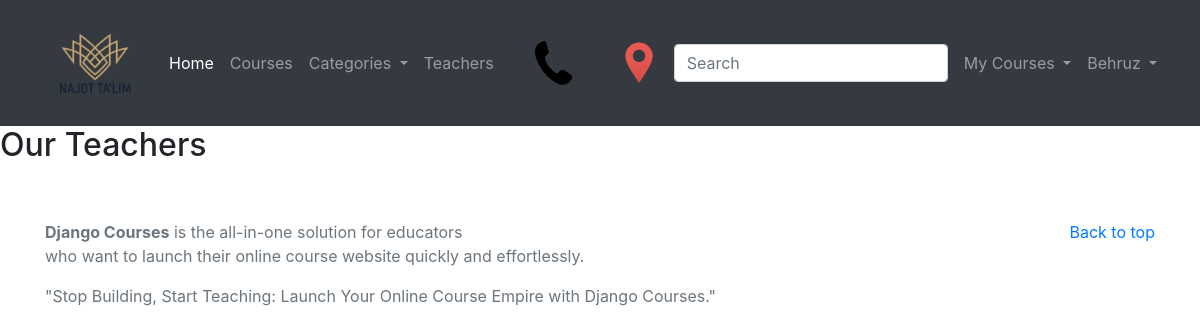
/teachers/ (signed in), run on an earlier commit of the app's database.
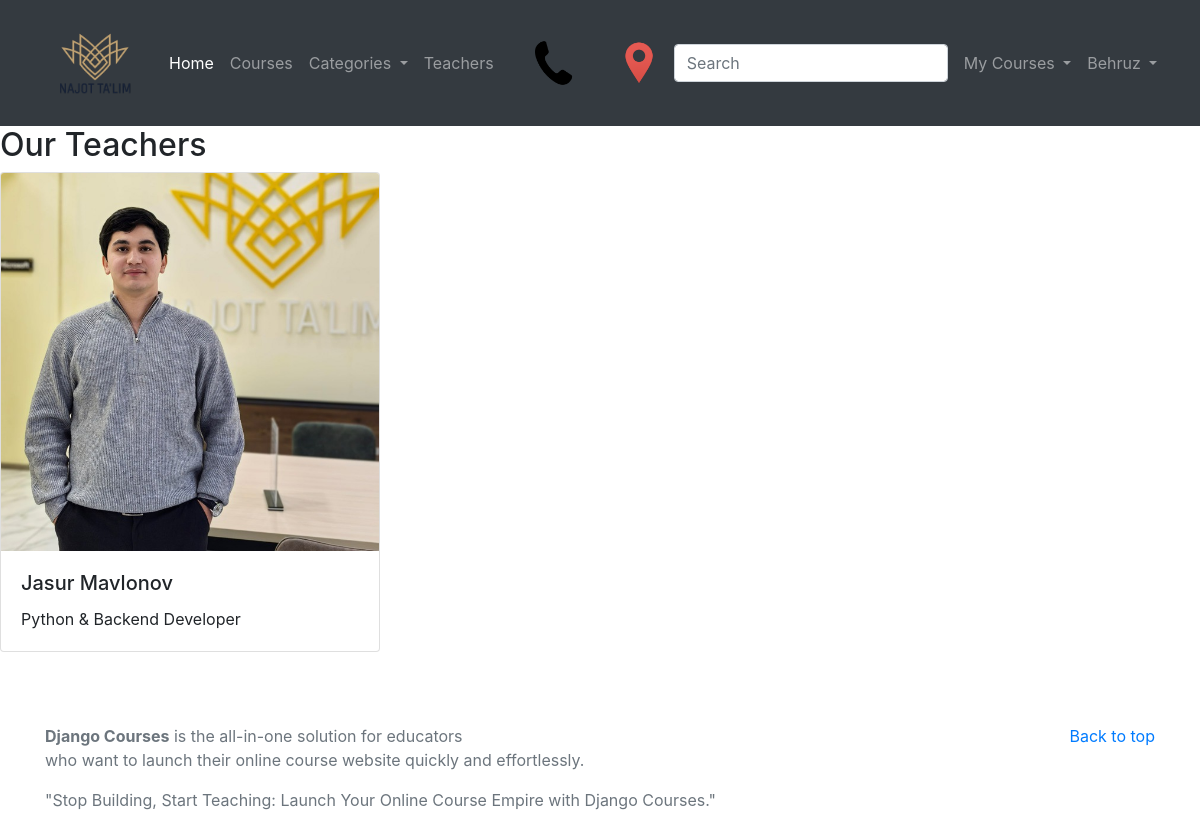
And on a later commit of the database.
### teachers/models.py (models this page shows, shortened)
class Teacher(models.Model):
    name = models.CharField(max_length=100)
    bio = models.TextField(blank=True)
    photo = models.ImageField(upload_to='teachers/', blank=True, null=True)

### teachers/views.py (the view)
# urls.py: path('', views.teachers_list, name='teachers_list'),
def teachers_list(request):
    teachers = Teacher.objects.all()
    return render(request, 'teachers/teachers_list.html', {'teachers': teachers})

### courses/context_processors.py (called while the page is built)
def head_menu(request):
    topics = Topic.objects.filter(topic_is_active='Yes')
    context = {
        'topics': topics
    }
    return context

def my_courses(request):
    if request.user.is_authenticated:
        enrolled_courses = Enroll.objects.filter(user=request.user).order_by('-enrolled_date')[:5]
    else:
        enrolled_courses = None
    context = {
        'enrolled_courses': enrolled_courses,
    }
    return context

### courses/models.py (called while the page is built)
    def __str__(self):
        return self.topic_title

### templates/teachers/teachers_list.html (shortened to what this page needs)
{% extends 'base.html' %}
{% block content %}
<h2>Our Teachers</h2>
<div class="row">
  {% for teacher in teachers %}
    <div class="col-md-4">
      <div class="card mb-4">
        {% if teacher.photo %}
          <img src="{{ teacher.photo.url }}" class="card-img-top" alt="{{ teacher.name }}">
        {% endif %}
        <div class="card-body">
          <h5 class="card-title">{{ teacher.name }}</h5>
          <p class="card-text">{{ teacher.bio }}</p>
        </div>
      </div>
    </div>
  {% endfor %}
</div>
{% endblock %}

What changed in the data, as far as the page shows it:
added Teacher: photo (picture), name "Jasur Mavlonov", bio "Python & Backend Developer"
